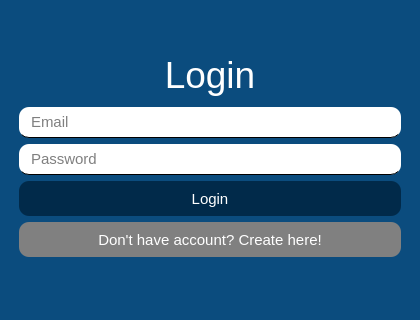
<?xml version="1.0" encoding="UTF-8"?>
<ui version="4.0">
 <class>MainWindow</class>
 <widget class="QMainWindow" name="MainWindow">
  <property name="geometry">
   <rect>
    <x>0</x>
    <y>0</y>
    <width>420</width>
    <height>320</height>
   </rect>
  </property>
  <property name="sizePolicy">
   <sizepolicy hsizetype="Fixed" vsizetype="Fixed">
    <horstretch>0</horstretch>
    <verstretch>0</verstretch>
   </sizepolicy>
  </property>
  <property name="minimumSize">
   <size>
    <width>420</width>
    <height>320</height>
   </size>
  </property>
  <property name="maximumSize">
   <size>
    <width>420</width>
    <height>320</height>
   </size>
  </property>
  <property name="windowTitle">
   <string>MainWindow</string>
  </property>
  <property name="styleSheet">
   <string notr="true">#centralwidget{
	background-color :#0b4c7e;
}
#title {
	color: white;
	padding: 5px 10px;
}

QLineEdit {
	padding: 5px 10px;
	background-color: white;
	font-size: 15px;
	border: none;
	border-bottom: 1px solid black;
	border-radius: 10px;
	color: black;
}

QPushButton {
	background-color: #012a4a;
	color : white;
    border-radius: 10px;
	min-height: 25px;
	min-width: 15px;
	padding: 5px 7px;
	font-weigth: 800;
	font-size: 15px;
}

QPushButton:hover {
	background-color: #fb8b24;
}
</string>
  </property>
  <widget class="QWidget" name="centralwidget">
   <layout class="QVBoxLayout" name="verticalLayout_2">
    <item>
     <layout class="QVBoxLayout" name="verticalLayout">
      <property name="leftMargin">
       <number>10</number>
      </property>
      <property name="rightMargin">
       <number>10</number>
      </property>
      <item>
       <spacer name="verticalSpacer">
        <property name="orientation">
         <enum>Qt::Vertical</enum>
        </property>
        <property name="sizeHint" stdset="0">
         <size>
          <width>20</width>
          <height>40</height>
         </size>
        </property>
       </spacer>
      </item>
      <item>
       <widget class="QLabel" name="title">
        <property name="font">
         <font>
          <pointsize>28</pointsize>
         </font>
        </property>
        <property name="text">
         <string>Login</string>
        </property>
        <property name="alignment">
         <set>Qt::AlignCenter</set>
        </property>
       </widget>
      </item>
      <item>
       <widget class="QLineEdit" name="email">
        <property name="styleSheet">
         <string notr="true">color: black;</string>
        </property>
        <property name="text">
         <string/>
        </property>
        <property name="placeholderText">
         <string>Email</string>
        </property>
       </widget>
      </item>
      <item>
       <widget class="QLineEdit" name="password">
        <property name="text">
         <string/>
        </property>
        <property name="echoMode">
         <enum>QLineEdit::Password</enum>
        </property>
        <property name="placeholderText">
         <string>Password</string>
        </property>
       </widget>
      </item>
      <item>
       <widget class="QPushButton" name="login_btn">
        <property name="font">
         <font>
          <pointsize>-1</pointsize>
         </font>
        </property>
        <property name="text">
         <string>Login</string>
        </property>
       </widget>
      </item>
      <item>
       <widget class="QPushButton" name="signup_btn">
        <property name="font">
         <font>
          <pointsize>-1</pointsize>
         </font>
        </property>
        <property name="styleSheet">
         <string notr="true">background-color: gray;</string>
        </property>
        <property name="text">
         <string>Don't have account? Create here!</string>
        </property>
       </widget>
      </item>
     </layout>
    </item>
    <item>
     <spacer name="verticalSpacer_2">
      <property name="orientation">
       <enum>Qt::Vertical</enum>
      </property>
      <property name="sizeHint" stdset="0">
       <size>
        <width>20</width>
        <height>40</height>
       </size>
      </property>
     </spacer>
    </item>
   </layout>
  </widget>
 </widget>
 <resources/>
 <connections/>
</ui>
